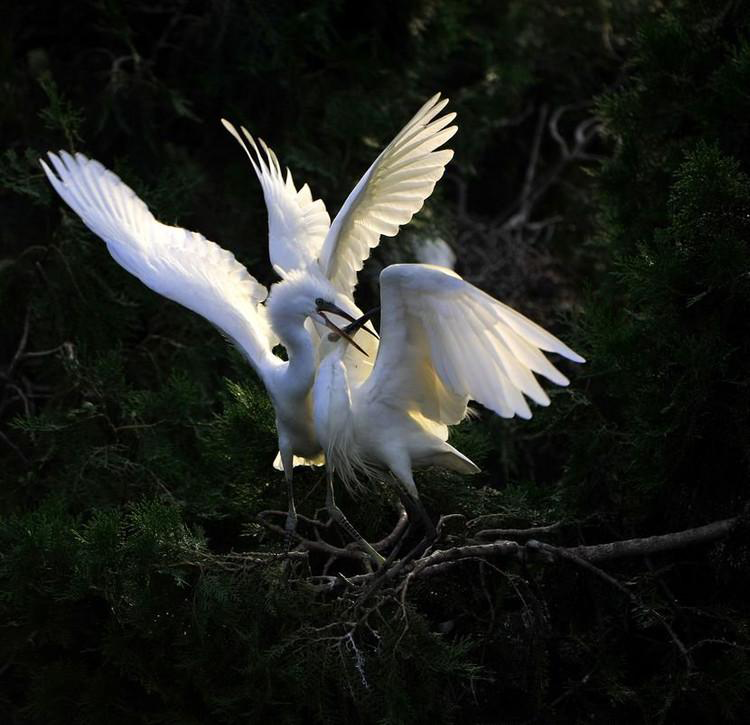
%> input picture dataset/birds.bmp, 750 x 725 px
$ octave --eval "result = jiep(imread('dataset/birds.bmp'));"   (GNU Octave 9; MATLAB toolbox functions it lacks are replaced by stand-ins)
%> lines starting %> are read from the running program, lines starting %| are printed output that depends on the picture
function [ I, R] = jiep( src, alpha, beta, lambda, vareps, r, r0, K, debug)
    if (~exist('alpha','var'))	% alpha -- parameter for shape
       alpha = 0.001;
    end
    if (~exist('beta','var'))	% beta -- parameter for texture
       beta = 0.0001;
    end
    if (~exist('lambda','var'))	% lambda -- parameter for illumination
       lambda = 0.25;
    end
    if (~exist('vareps','var')) % vareps -- stopping parameter
       vareps = 0.01;
    end
    if (~exist('K','var'))      % K -- maximum iterations
       K = 20;
    end
    if (~exist('r','var'))      % r -- the size of Omega in Eq.(3)
       r = 3;
    end
    if (~exist('r0','var'))     % r0 -- the size of Omega in Eq.(7)
       r0 = 5;
    end
    if (~exist('debug','var'))  % debug -- set debug/release
       debug = true;
    end
    r = (r-1)/2;
    r0 = (r0-1)/2;
    eps=0.0001;
    if size(src,3)==1
        S = src;
        gray = src;
    else
        hsv = rgb2hsv(src);
%> hsv: size 725x750x3 double; mean H, S, V 0.238, 0.351, 0.146
        S = hsv(:,:,3);
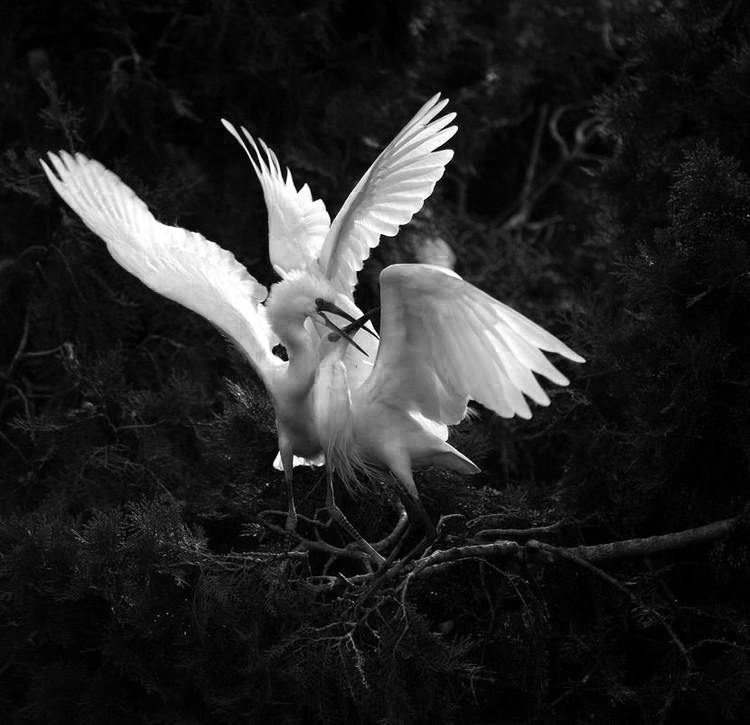
%> S: size 725x750 double; min 0, max 1, mean 0.146
        gray = rgb2gray(src);
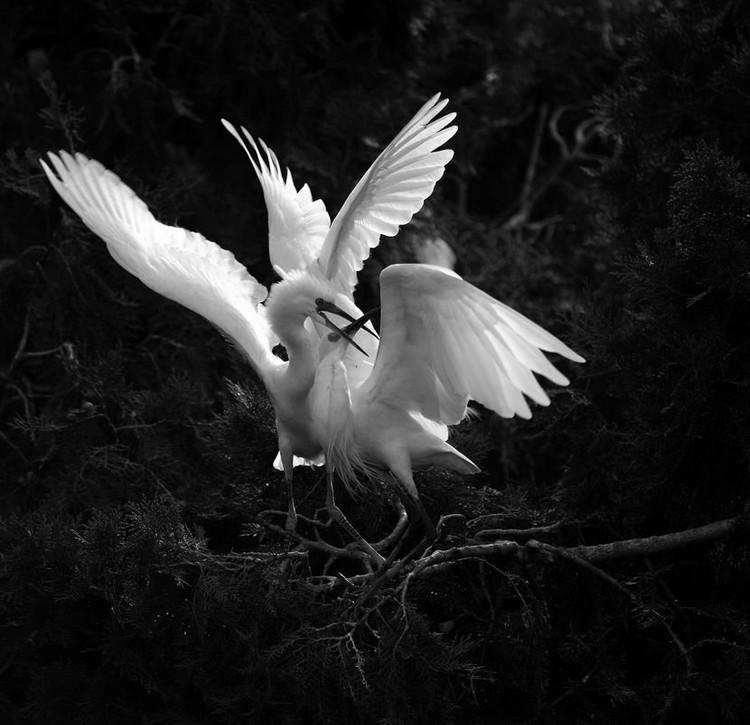
%> gray: size 725x750 uint8; min 0, max 255, mean 34.3
    end

%> (the run ends here)

$ run again, on dataset/block.bmp
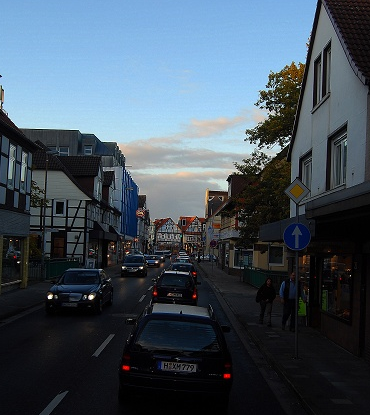
%> input picture dataset/block.bmp, 370 x 415 px
%> hsv: size 415x370x3 double; mean H, S, V 0.514, 0.321, 0.373
%> in jiep, `S = hsv(:,:,3);`:
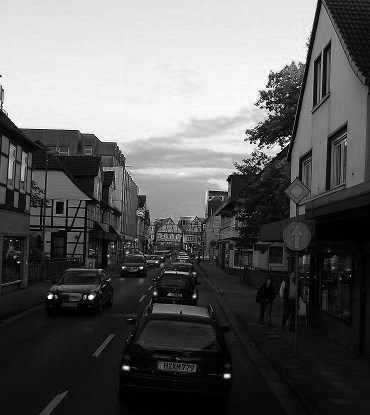
%> S: size 415x370 double; min 0, max 1, mean 0.373
%> in jiep, `gray = rgb2gray(src);`:
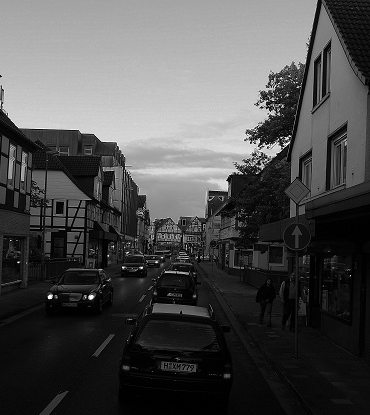
%> gray: size 415x370 uint8; min 0, max 255, mean 78.4

$ run again, on dataset/campus.bmp
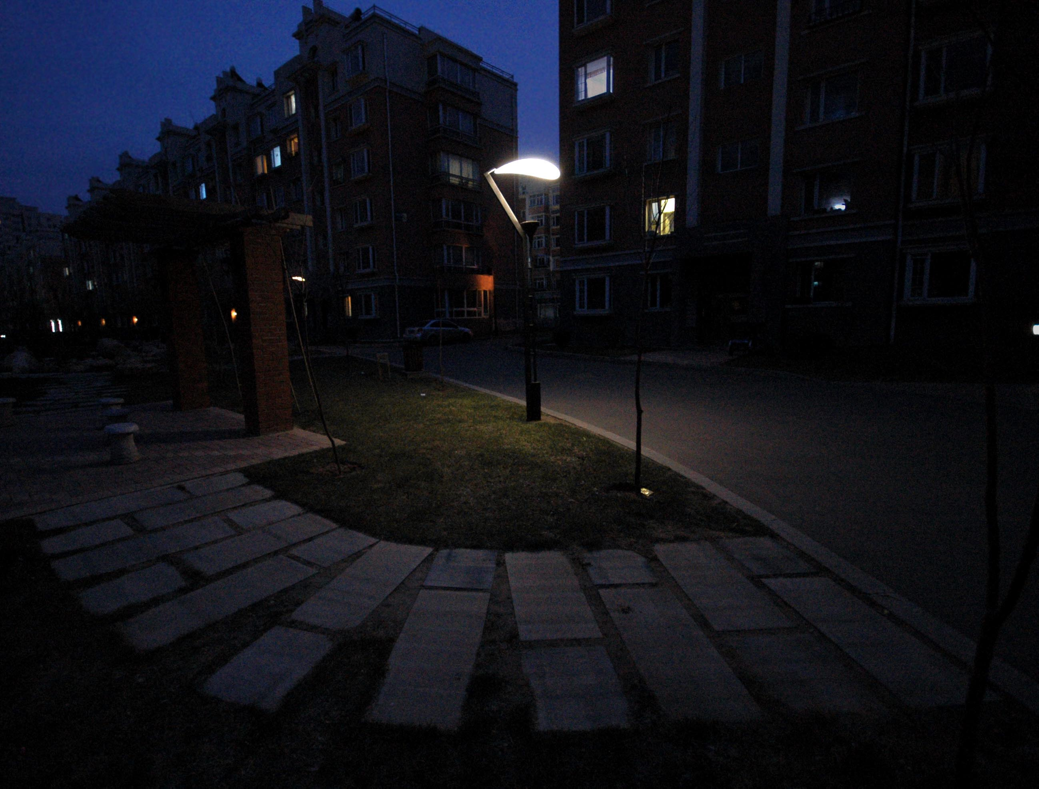
%> input picture dataset/campus.bmp, 1039 x 789 px
%> hsv: size 789x1039x3 double; mean H, S, V 0.482, 0.307, 0.102
%> in jiep, `S = hsv(:,:,3);`:
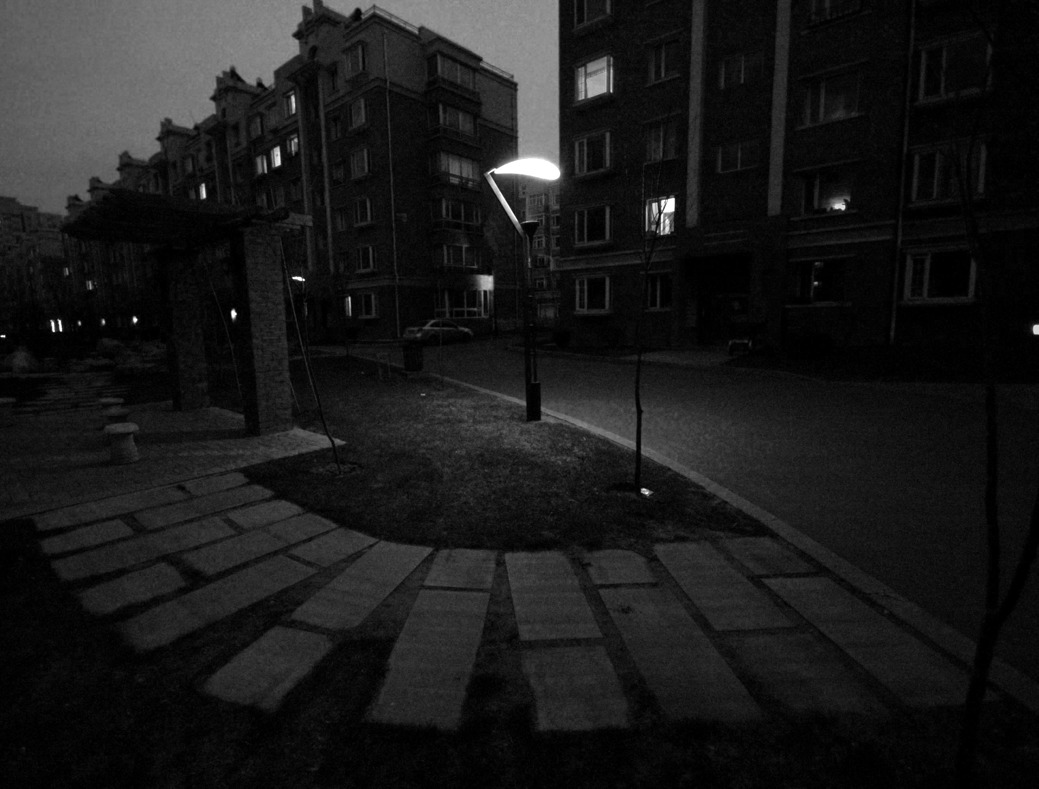
%> S: size 789x1039 double; min 0, max 1, mean 0.102
%> in jiep, `gray = rgb2gray(src);`:
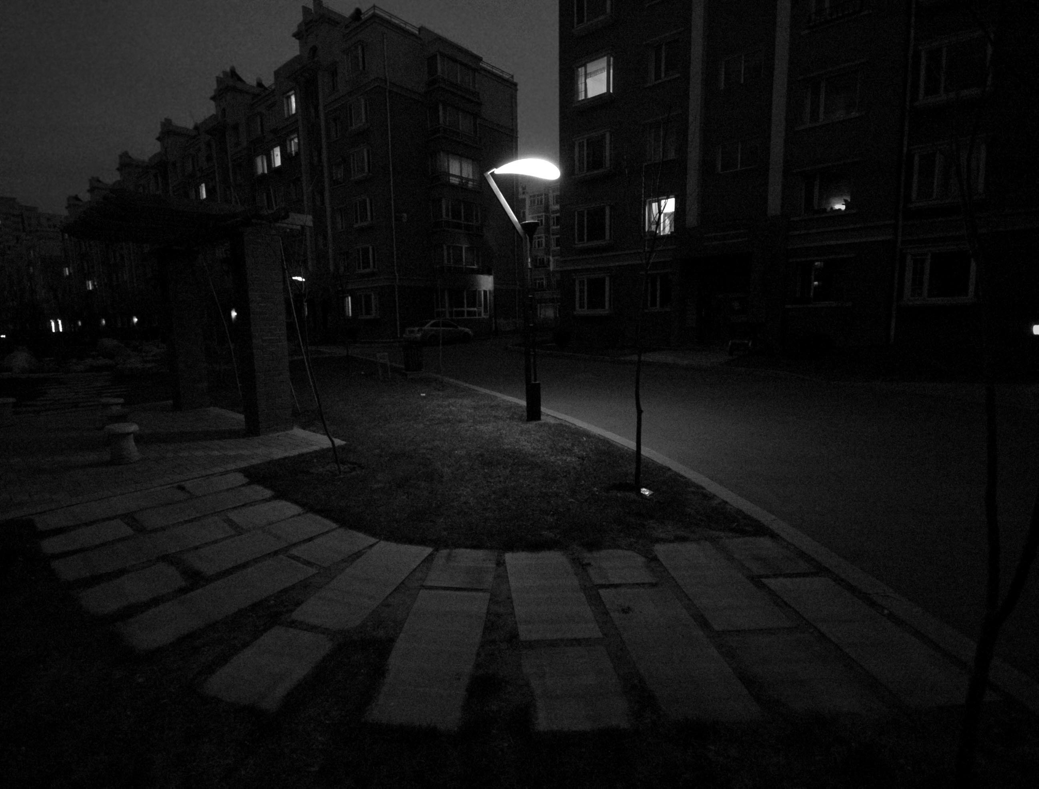
%> gray: size 789x1039 uint8; min 0, max 255, mean 18.3
